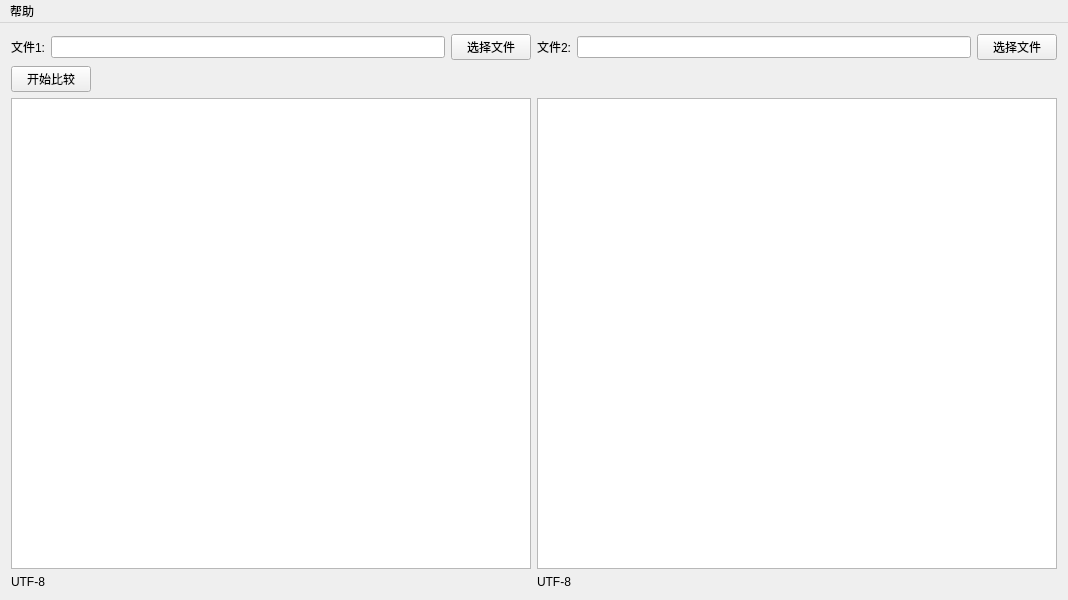
<?xml version="1.0" encoding="UTF-8"?>
<ui version="4.0">
 <class>FileDiff</class>
 <widget class="QMainWindow" name="FileDiff">
  <property name="geometry">
   <rect>
    <x>0</x>
    <y>0</y>
    <width>1068</width>
    <height>600</height>
   </rect>
  </property>
  <property name="sizePolicy">
   <sizepolicy hsizetype="Preferred" vsizetype="Preferred">
    <horstretch>0</horstretch>
    <verstretch>0</verstretch>
   </sizepolicy>
  </property>
  <property name="minimumSize">
   <size>
    <width>800</width>
    <height>600</height>
   </size>
  </property>
  <property name="windowTitle">
   <string>文件参照同步工具</string>
  </property>
  <widget class="QWidget" name="centralWidget">
   <layout class="QVBoxLayout" name="verticalLayout_2">
    <item>
     <layout class="QHBoxLayout" name="horizontalLayout">
      <property name="sizeConstraint">
       <enum>QLayout::SetDefaultConstraint</enum>
      </property>
      <item>
       <widget class="QLabel" name="label1">
        <property name="text">
         <string>文件1:</string>
        </property>
       </widget>
      </item>
      <item>
       <widget class="QLineEdit" name="lineEdit1"/>
      </item>
      <item>
       <widget class="QPushButton" name="button1">
        <property name="text">
         <string>选择文件</string>
        </property>
       </widget>
      </item>
      <item>
       <widget class="QLabel" name="label2">
        <property name="text">
         <string>文件2:</string>
        </property>
       </widget>
      </item>
      <item>
       <widget class="QLineEdit" name="lineEdit2"/>
      </item>
      <item>
       <widget class="QPushButton" name="button2">
        <property name="text">
         <string>选择文件</string>
        </property>
       </widget>
      </item>
     </layout>
    </item>
    <item>
     <widget class="QPushButton" name="btncon">
      <property name="sizePolicy">
       <sizepolicy hsizetype="Fixed" vsizetype="Fixed">
        <horstretch>0</horstretch>
        <verstretch>0</verstretch>
       </sizepolicy>
      </property>
      <property name="text">
       <string>开始比较</string>
      </property>
     </widget>
    </item>
    <item>
     <layout class="QVBoxLayout" name="verticalLayout">
      <item>
       <layout class="QHBoxLayout" name="horizontalLayout_2">
        <item>
         <widget class="TextEditor" name="plainTextEdit1">
          <property name="font">
           <font>
            <pointsize>11</pointsize>
           </font>
          </property>
          <property name="lineWrapMode">
           <enum>QPlainTextEdit::NoWrap</enum>
          </property>
          <property name="readOnly">
           <bool>true</bool>
          </property>
         </widget>
        </item>
        <item>
         <widget class="TextEditor" name="plainTextEdit2">
          <property name="font">
           <font>
            <pointsize>11</pointsize>
           </font>
          </property>
          <property name="lineWrapMode">
           <enum>QPlainTextEdit::NoWrap</enum>
          </property>
          <property name="readOnly">
           <bool>true</bool>
          </property>
         </widget>
        </item>
       </layout>
      </item>
      <item>
       <layout class="QHBoxLayout" name="horizontalLayout_3">
        <item>
         <widget class="QLabel" name="label3">
          <property name="text">
           <string>UTF-8</string>
          </property>
         </widget>
        </item>
        <item>
         <widget class="QLabel" name="label4">
          <property name="text">
           <string>UTF-8</string>
          </property>
         </widget>
        </item>
       </layout>
      </item>
     </layout>
    </item>
   </layout>
  </widget>
  <widget class="QMenuBar" name="menuBar">
   <property name="geometry">
    <rect>
     <x>0</x>
     <y>0</y>
     <width>1068</width>
     <height>23</height>
    </rect>
   </property>
   <widget class="QMenu" name="menu">
    <property name="title">
     <string>帮助</string>
    </property>
    <addaction name="action"/>
   </widget>
   <addaction name="menu"/>
  </widget>
  <action name="action">
   <property name="text">
    <string>关于</string>
   </property>
  </action>
 </widget>
 <layoutdefault spacing="6" margin="11"/>
 <customwidgets>
  <customwidget>
   <class>TextEditor</class>
   <extends>QPlainTextEdit</extends>
   <header location="global">texteditor.h</header>
  </customwidget>
 </customwidgets>
 <resources/>
 <connections/>
</ui>
